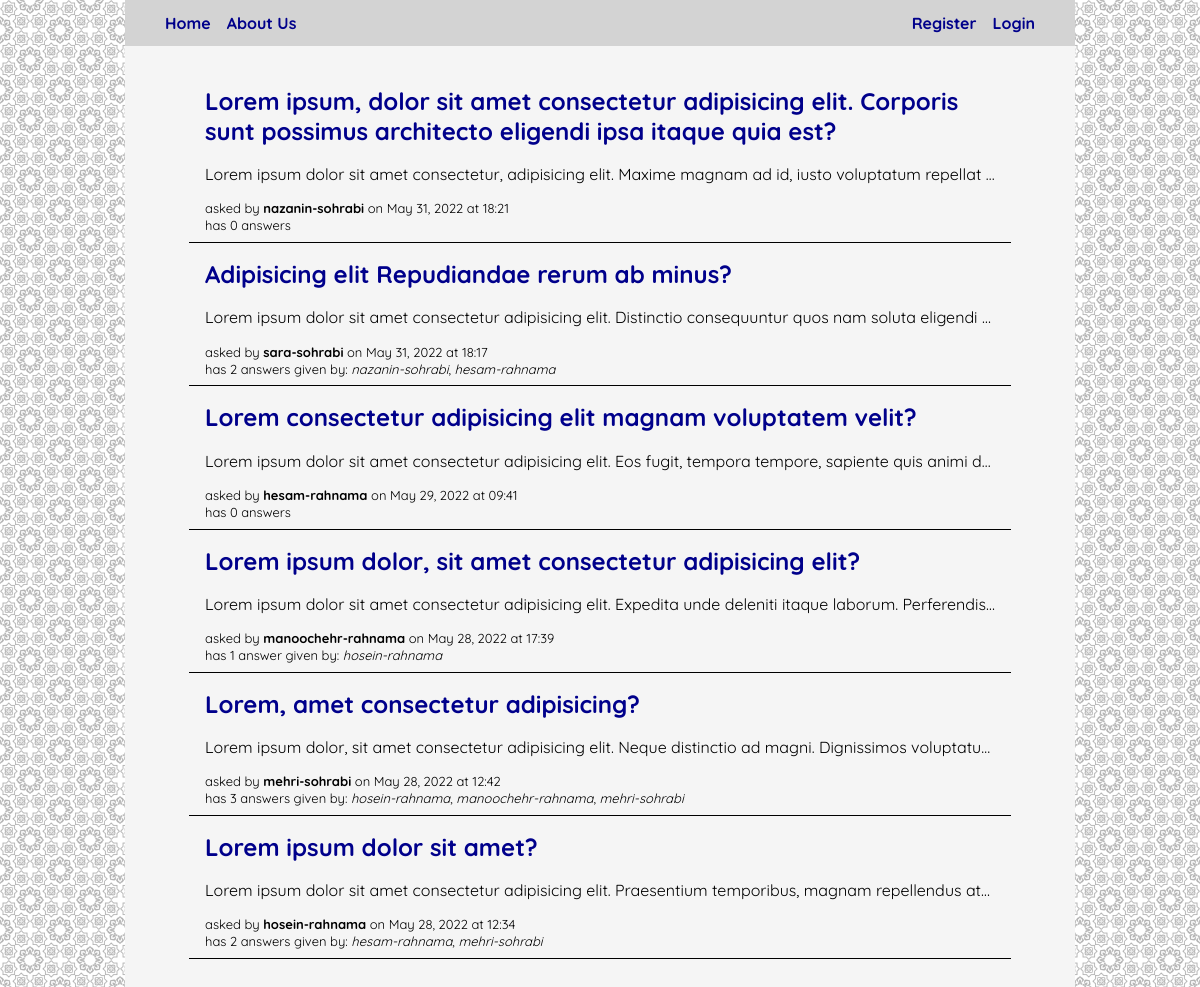
The page / on the database its author committed.
### blog/models.py (models this page shows, shortened)
class Question(db_models.Model):
    author = db_models.ForeignKey(auth_models.User, on_delete=db_models.CASCADE)
    title = db_models.CharField(max_length=200)
    body = db_models.TextField()
    published = db_models.DateTimeField(auto_now_add=True)
    updated = db_models.DateTimeField(auto_now=True)

class Answer(db_models.Model):
    author = db_models.ForeignKey(auth_models.User, on_delete=db_models.CASCADE)
    question = db_models.ForeignKey(Question, on_delete=db_models.CASCADE)
    body = db_models.TextField()
    published = db_models.DateTimeField(auto_now_add=True)
    updated = db_models.DateTimeField(auto_now=True)

### blog/views.py (the view)
# urls.py: path('', views.index, name='index'),
def index(request):
    questions_list = blog_models.Question.objects.order_by('-published')
    context = {
        'questions_list': questions_list
    }
    template = 'blog/index.html'
    return render(request, template, context)

### blog/templates/blog/index.html
{% extends "project/base.html" %}
{% block content %}
    {% if questions_list %}
        <ul class="questions-list">
            {% for question in questions_list %}
                {% with answers=question.answer_set.all %}
                    <li class="question-card">
                        <h2 class="question-title"><a href="{% url 'blog:detail' question.id %}">{{ question.title }}</a></h2>
                        <p class="question-body-preview">{{ question.body }}</p>
                        <div class="question-info">
                            <p>asked by <span class="question-author">{{ question.author }}</span> on {{ question.published|date:"F d, Y" }} at {{ question.published|date:"H:i" }}</p>
                            <p>
                                {% if answers.count %}
                                    has {{ answers.count }} answer{{ answers.count|pluralize }} given by:
                                    {% for answer in answers %}
                                        {% if forloop.counter == answers.count %}
                                            <span class="answer-author">{{ answer.author.username }}</span>
                                        {% else %}
                                            <span class="answer-author">{{ answer.author.username }}</span>,
                                        {% endif %}
                                    {% endfor %}
                                {% else %}
                                    has 0 answers
                                {% endif %}
                            </p>
                        </div>
                    </li>
                {% endwith %}
            {% endfor %}
        </ul>
    {% else %}
        <p class="empty-questions-list">No questions are available.</p>
    {% endif %}
{% endblock content %}

### project/static/project/style.css (style rules this page uses)
* { margin: 0px; padding: 0px; box-sizing: border-box; }
body { background-image: url(./images/background.jpg); background-repeat: repeat; background-size: 25%; font-family: 'Quicksand', 'Cambria', 'Times New Roman', 'Arial'; line-height: 30px; padding: 0px 25px; margin: 0px 100px; }
a { color: darkblue; text-decoration: none; }

### blog/static/blog/style.css (style rules this page uses)
.questions-list { list-style-type: none; margin: 0em 2em; }
.question-card { border-bottom-style: solid; border-bottom-width: 0.1em; padding: 0.5em 1em; margin-bottom: 0.5em; }
.question-title { margin-bottom: 0.8em; }
.question-body-preview { line-height: 1.2em; margin-bottom: 1em; white-space: nowrap; overflow: hidden; text-overflow: ellipsis; }
.question-info { line-height: 1.3em; font-size: small; }
.question-author { font-weight: bold; }
.answer-author { font-style: italic; }

### rows shown on the page
Question: title "Lorem ipsum, dolor sit amet consectetur adipisicing elit. Corporis sunt possimus architecto eligendi ipsa itaque quia est?", body "Lorem ipsum dolor sit amet consectetur, adipisicing elit. Maxime magnam ad id, iusto voluptatum repellat…", author "nazanin-sohrabi", published "May 31, 2022", published "18:21", shows "has 0 answers"
Question: title "Adipisicing elit Repudiandae rerum ab minus?", body "Lorem ipsum dolor sit amet consectetur adipisicing elit. Distinctio consequuntur quos nam soluta eligendi…", author "sara-sohrabi", published "May 31, 2022", published "18:17", answer_set.all.count "2"
Answer: author.username "nazanin-sohrabi"
Answer: author.username "hesam-rahnama"
Question: title "Lorem consectetur adipisicing elit magnam voluptatem velit?", body "Lorem ipsum dolor sit amet consectetur adipisicing elit. Eos fugit, tempora tempore, sapiente quis animi d…", author "hesam-rahnama", published "May 29, 2022", published "09:41", shows "has 0 answers"
Question: title "Lorem ipsum dolor, sit amet consectetur adipisicing elit?", body "Lorem ipsum dolor sit amet consectetur adipisicing elit. Expedita unde deleniti itaque laborum. Perferendis…", author "manoochehr-rahnama", published "May 28, 2022", published "17:39", answer_set.all.count "1"
Answer: author.username "hosein-rahnama"
Question: title "Lorem, amet consectetur adipisicing?", body "Lorem ipsum dolor, sit amet consectetur adipisicing elit. Neque distinctio ad magni. Dignissimos voluptatu…", author "mehri-sohrabi", published "May 28, 2022", published "12:42", answer_set.all.count "3"
Answer: author.username "hosein-rahnama"
Answer: author.username "manoochehr-rahnama"
Answer: author.username "mehri-sohrabi"
Question: title "Lorem ipsum dolor sit amet?", body "Lorem ipsum dolor sit amet consectetur adipisicing elit. Praesentium temporibus, magnam repellendus at…", author "hosein-rahnama", published "May 28, 2022", published "12:34", answer_set.all.count "2"
Answer: author.username "hesam-rahnama"
Answer: author.username "mehri-sohrabi"
